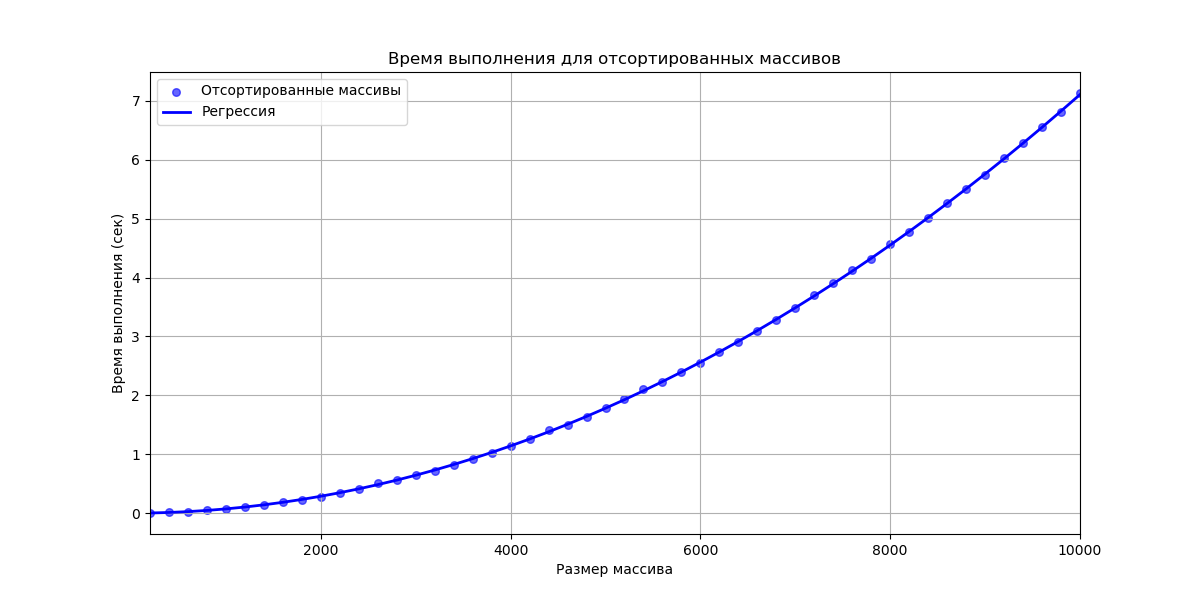

Here is the Python script that generated this plot:
import numpy as np
import matplotlib.pyplot as plt
from sklearn.preprocessing import PolynomialFeatures
from sklearn.linear_model import LinearRegression
import time

def bubble_sort(arr):
    n = len(arr)
    for i in range(n):
        for j in range(0, n - i - 1):
            if arr[j] > arr[j + 1]:
                arr[j], arr[j + 1] = arr[j + 1], arr[j]
    return arr

np.random.seed(42)

sizes = np.arange(200, 10001, 200)

times_sorted = []

for size in sizes:
    arr_sorted = np.arange(size) 
    start_time = time.time() 
    bubble_sort(arr_sorted) 
    end_time = time.time() 
    times_sorted.append(end_time - start_time) 
    print(size, end_time - start_time)

poly = PolynomialFeatures(degree=2)
N_b_poly_sorted = poly.fit_transform(sizes.reshape(-1, 1))
model_sorted = LinearRegression()
model_sorted.fit(N_b_poly_sorted, times_sorted)
y_predict_sorted = model_sorted.predict(N_b_poly_sorted)

plt.figure(figsize=(12, 6))
plt.scatter(sizes, times_sorted, label='Отсортированные массивы', color='blue', alpha=0.6, s=30)
plt.plot(sizes, y_predict_sorted, label='Регрессия', color='blue', linewidth=2)
plt.title('Время выполнения для отсортированных массивов')
plt.xlabel('Размер массива')
plt.ylabel('Время выполнения (сек)')
plt.xlim(200, 10000)
plt.grid()
plt.legend()
plt.show()
